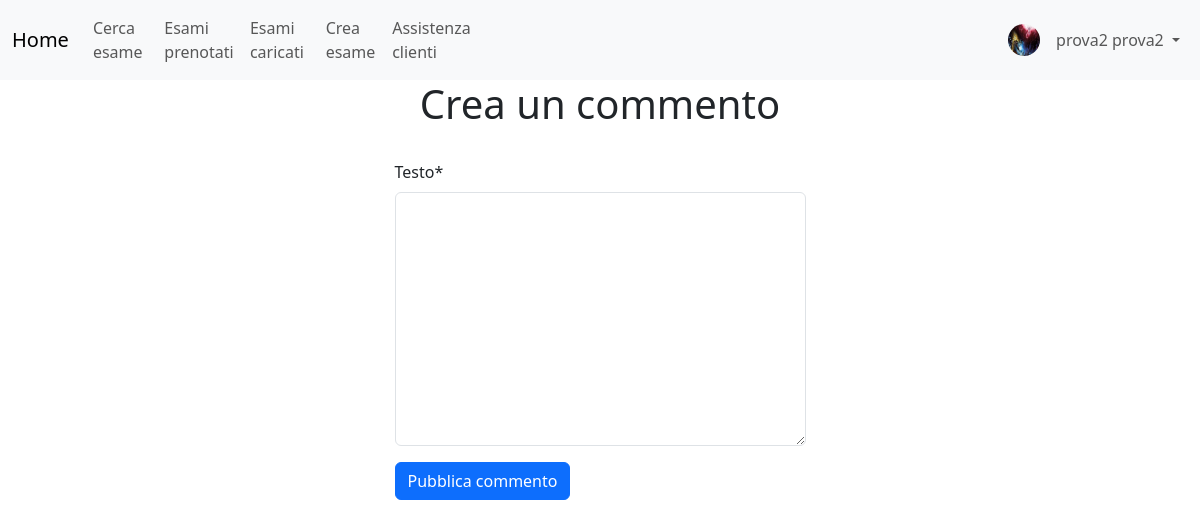
The page /medici/scrivi_recensione/2/ (signed in) on the database its author committed.
### utenti_custom/models.py (models this page shows)
class UtenteCustom(AbstractUser):
    username = None
    email = models.EmailField(_('email address'), unique=True)
    foto_profilo = models.ImageField(upload_to ='immagini_utenti/%Y/%m/%d/', blank=True, null=True)
    USERNAME_FIELD = 'email'
    REQUIRED_FIELDS = ['first_name', 'last_name',]
    objects = UserManager()
    def __str__(self):
        return f"{self.first_name} {self.last_name}"

### gestione_medici/views.py (the view, shortened to what this page needs)
# urls.py: path('scrivi_recensione/<int:pk>/', CreaCommentoView.as_view(), name='crea_commento'),
class CreaCommentoView(SuccessMessageMixin, LoginRequiredMixin, CreateView):
    title = "Crea un commento"
    model = Commento
    form_class = CreaCommentoForm
    template_name = 'gestione_medici/crea_commento.html'
    success_message = "Il commento e' stato creato con successo"

### gestione_medici/forms.py
class CreaCommentoForm(forms.ModelForm):
    helper = FormHelper()
    helper.form_id = "crea_commento_crispy_form"
    helper.form_method = "POST"
    helper.add_input(Submit("submit","Pubblica commento"))
    class Meta:
        model = Commento
        fields = ['testo']

### gestione_medici/templates/gestione_medici/crea_commento.html (shortened to what this page needs)
{% extends 'base.html' %}
{% load crispy_forms_tags %}
{% block content%}
<div class="jumbotron text-center" style="margin-bottom:0">
    <h1>{{view.title}}</h1>
</div>
<br>
<div class="d-flex justify-content-center">
  {% crispy form %}
</div>
<br>
<br>
{% endblock %}

### templates/base.html (shortened to what this page needs)
<!DOCTYPE html>
<html lang="en">
{% load static %}
<head>
  <link rel="stylesheet" href="https://cdn.jsdelivr.net/npm/bootstrap@5.3.0/dist/css/bootstrap.min.css">
  {% load crispy_forms_tags %}
</head>
<body>
  <nav class="navbar navbar-expand-sm bg-light navbar-light">
    <div class="container-fluid ">
      {% block navbar %}
      <a class="navbar-brand" href="{% url 'home' %}">Home</a>
      <div class="collapse navbar-collapse" id="collapsibleNavbar">
        <ul class="navbar-nav">
          <li class="nav-item">
            <a class="nav-link" href="{% url 'gestione_utenti:ricerca_esami' %}">Cerca esame</a>
          </li>
          <li class="nav-item">
            <a class="nav-link" href="{% url 'gestione_utenti:situazione' %}">Esami prenotati</a>
          </li>
          {% if request.user.groups.all.0.name == 'Medici' %}
          <li class="nav-item">
            <a class="nav-link" href="{% url 'gestione_medici:esami_caricati' %}">Esami caricati</a>
          </li>
          <li class="nav-item">
            <a class="nav-link" href="{% url 'gestione_medici:crea_esame' %}">Crea esame</a>
          </li>
          {% endif%}
          {% if request.user.groups.all.0.name == 'Assistenza' %}
          <li class="nav-item">
            <a class="nav-link" href="{% url 'gestione_assistenza:utenti_attesa' %}">Utenti in attesa</a>
          </li>
          <li class="nav-item">
            <a class="nav-link" href="{% url 'admin:index' %}">Pannello Assistenza</a>
          </li>
          {% elif not request.user.is_staff %}
          <li class="nav-item">
            <a class="nav-link" href="{% url 'gestione_assistenza:richiesta_assistenza' %}">Assistenza clienti</a>
          </li>
          {% else %}
          <li class="nav-item">
            <a class="nav-link" href="{% url 'admin:index' %}">Pannello Admin</a>
          </li>
          {% endif%}
        </ul>
        <div class="navbar-collapse collapse w-100 order-3 dual-collapse2">
          <ul class="navbar-nav ms-auto">
            <li class="nav-item">
              <span class="navbar-text">
                {% if request.user.is_authenticated and request.user.foto_profilo %}
                  <img src="{{ request.user.foto_profilo.url }}" alt="Foto profilo" class="rounded-circle mt-1 me-2" style="width: 32px; height: 32px;">
                {% else %}
                  <img src="{% static '/immagini/blank_profile_picture.png' %}" alt="Immagine default" class="rounded-circle mt-1 me-2" style="width: 32px; height: 32px;">
                {% endif %}
              </span>
            </li>
            <li class="nav-item dropdown">
              <a class="nav-link dropdown-toggle" id="navbarDropdownMenuLink" role="button" data-bs-toggle="dropdown" aria-haspopup="true" aria-expanded="false">
                {% if request.user.is_authenticated %}
                  {{ request.user }}
                {% else %}
                  Utente anonimo
                {% endif %}
              </a>
          </ul>
        </div>
      </div>
      {% endblock %}
    </div>
  </nav>
{% block content %}
{% endblock %}
</body>
</html>

### rows shown on the page
UtenteCustom: user.foto_profilo (picture), user "prova2 prova2"

### other values the page prints
{{ view.title }} "Crea un commento"
